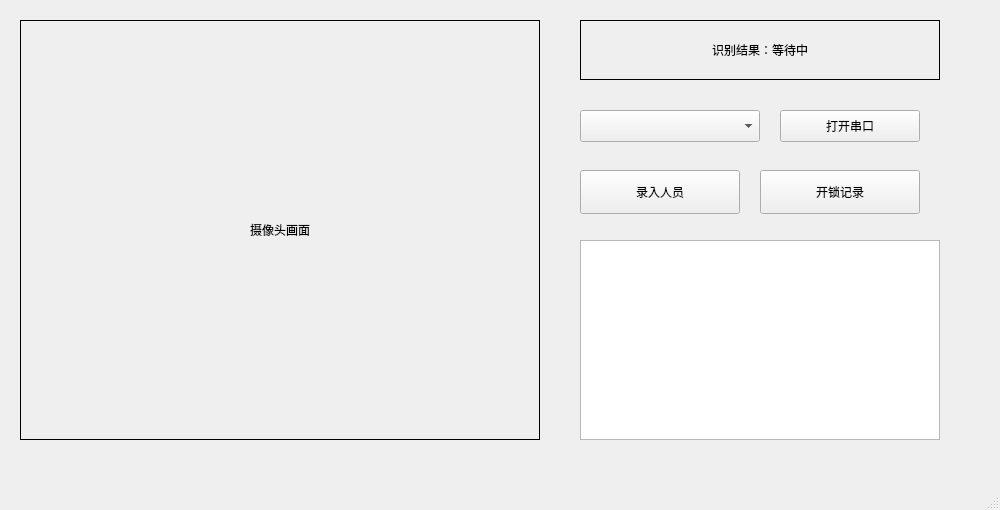
<?xml version="1.0" encoding="UTF-8"?>
<ui version="4.0">
 <class>MainWindow</class>
 <widget class="QMainWindow" name="MainWindow">
  <property name="geometry">
   <rect>
    <x>0</x>
    <y>0</y>
    <width>1000</width>
    <height>510</height>
   </rect>
  </property>
  <property name="windowTitle">
   <string>人脸识别门禁</string>
  </property>
  <widget class="QWidget" name="centralwidget">
   <widget class="QLabel" name="label_video">
    <property name="geometry">
     <rect>
      <x>20</x>
      <y>20</y>
      <width>520</width>
      <height>420</height>
     </rect>
    </property>
    <property name="frameShape">
     <enum>QFrame::Shape::Box</enum>
    </property>
    <property name="text">
     <string>摄像头画面</string>
    </property>
    <property name="alignment">
     <set>Qt::AlignmentFlag::AlignCenter</set>
    </property>
   </widget>
   <widget class="QLabel" name="label_result">
    <property name="geometry">
     <rect>
      <x>580</x>
      <y>20</y>
      <width>360</width>
      <height>60</height>
     </rect>
    </property>
    <property name="frameShape">
     <enum>QFrame::Shape::Box</enum>
    </property>
    <property name="text">
     <string>识别结果：等待中</string>
    </property>
    <property name="alignment">
     <set>Qt::AlignmentFlag::AlignCenter</set>
    </property>
   </widget>
   <widget class="QComboBox" name="comboBox_port">
    <property name="geometry">
     <rect>
      <x>580</x>
      <y>110</y>
      <width>180</width>
      <height>32</height>
     </rect>
    </property>
   </widget>
   <widget class="QPushButton" name="pushButton_open_port">
    <property name="geometry">
     <rect>
      <x>780</x>
      <y>110</y>
      <width>140</width>
      <height>32</height>
     </rect>
    </property>
    <property name="text">
     <string>打开串口</string>
    </property>
   </widget>
   <widget class="QPushButton" name="pushButton_enroll">
    <property name="geometry">
     <rect>
      <x>580</x>
      <y>170</y>
      <width>160</width>
      <height>44</height>
     </rect>
    </property>
    <property name="text">
     <string>录入人员</string>
    </property>
   </widget>
   <widget class="QPushButton" name="pushButton_records">
    <property name="geometry">
     <rect>
      <x>760</x>
      <y>170</y>
      <width>160</width>
      <height>44</height>
     </rect>
    </property>
    <property name="text">
     <string>开锁记录</string>
    </property>
   </widget>
   <widget class="QTableWidget" name="tableWidget_records">
    <property name="geometry">
     <rect>
      <x>580</x>
      <y>240</y>
      <width>360</width>
      <height>200</height>
     </rect>
    </property>
   </widget>
  </widget>
  <widget class="QMenuBar" name="menubar">
   <property name="geometry">
    <rect>
     <x>0</x>
     <y>0</y>
     <width>1000</width>
     <height>25</height>
    </rect>
   </property>
  </widget>
  <widget class="QStatusBar" name="statusbar"/>
 </widget>
 <resources/>
 <connections/>
</ui>
